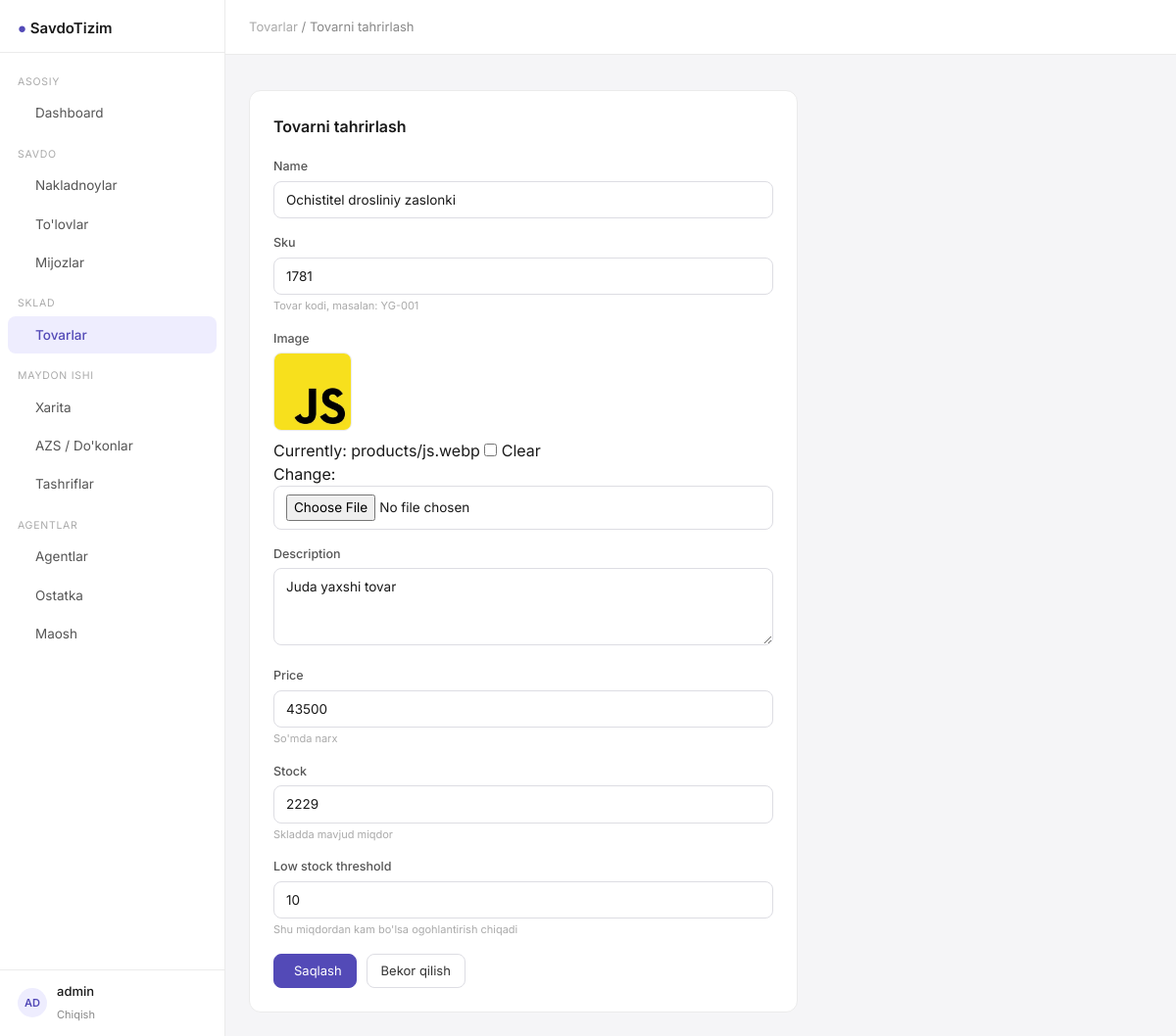
The app's page /products/1/edit/ (signed in) with its own data.
### apps/models.py (models this page shows, shortened)
class User(AbstractUser):
    pass

class Product(Model):
    name = CharField(max_length=255)
    sku = CharField(max_length=50, unique=True, help_text="Tovar kodi, masalan: YG-001")
    image = ImageField(upload_to='products/', null=True, blank=True)
    description = TextField(blank=True)
    price = IntegerField(default=0, help_text="So'mda narx")
    stock = PositiveIntegerField(default=0, help_text="Skladda mavjud miqdor")
    low_stock_threshold = PositiveIntegerField(
        default=10,
        help_text="Shu miqdordan kam bo'lsa ogohlantirish chiqadi"
    )
    is_active = BooleanField(default=True)
    date_created = DateTimeField(auto_now_add=True)
    class Meta:
        verbose_name = "Tovar"
        verbose_name_plural = "Tovarlar"

### apps/views.py (the view)
# urls.py: path('products/<int:pk>/edit/', views.product_update, name='product_update'),
@login_required
def product_update(request, pk):
    product = get_object_or_404(Product, pk=pk)
    if request.method == 'POST':
        form = ProductForm(request.POST, request.FILES, instance=product)
        if form.is_valid():
            form.save()
            messages.success(request, "Tovar yangilandi.")
            return redirect('product_detail', pk=pk)
    else:
        form = ProductForm(instance=product)
    return render(request, 'products/form.html', {'form': form, 'title': "Tovarni tahrirlash"})

### apps/forms.py
class ProductForm(forms.ModelForm):
    class Meta:
        model = Product
        fields = ['name', 'sku', 'image', 'description', 'price', 'stock', 'low_stock_threshold']
        widgets = {
            'description': forms.Textarea(attrs=TEXTAREA),
        }
    def __init__(self, *args, **kwargs):
        super().__init__(*args, **kwargs)
        for name, f in self.fields.items():
            if name == 'image':
                f.widget.attrs.update(FILE)
            elif not isinstance(f.widget, forms.Textarea):
                f.widget.attrs.update(ATTRS)

### templates/products/form.html (shortened to what this page needs)
{% extends "base.html" %}
{% block breadcrumb %}<a href="{% url 'product_list' %}" style="color:#aaa;text-decoration:none;">Tovarlar</a> / {{ title }}{% endblock %}
{% block content %}
<div style="max-width:560px;">
  <div class="card" style="padding:24px;">
    <h2 style="font-size:16px; font-weight:600; margin-bottom:20px;">{{ title }}</h2>
    <form method="post" enctype="multipart/form-data">
      {% for field in form %}
      <div class="form-group">
        <label class="form-label">{{ field.label }}</label>
        {% if field.name == 'image' and field.value %}
        <div style="margin-bottom:8px;">
          <img src="{{ field.value.url }}" style="width:80px; height:80px; object-fit:cover; border-radius:8px; border:1px solid #EBEBEB;">
        </div>
        {% endif %}
        {{ field }}
        {% if field.help_text %}<div style="font-size:11px; color:#aaa; margin-top:3px;">{{ field.help_text }}</div>{% endif %}
      </div>
      {% endfor %}
      <div style="display:flex; gap:10px; margin-top:8px;">
        <button type="submit" class="btn btn-primary"> Saqlash</button>
        <a href="{% url 'product_list' %}" class="btn">Bekor qilish</a>
      </div>
    </form>
  </div>
</div>
{% endblock %}

### templates/base.html (shortened to what this page needs)
<!DOCTYPE html>
<html lang="uz">
<head>
    <script src="https://cdn.tailwindcss.com"></script>
    <link rel="stylesheet" href="https://cdn.jsdelivr.net/npm/@tabler/icons-webfont@latest/tabler-icons.min.css"/>
</head>
<body>
<aside class="sidebar">
    <div style="padding:16px 18px 12px; border-bottom:1px solid #EBEBEB;">
    <span style="font-size:15px; font-weight:600;">
      <span style="color:#534AB7;">●</span> SavdoTizim
    </span>
    </div>
    <nav style="flex:1; padding:8px 0; overflow-y:auto;">
        <div class="nav-section">Asosiy</div>
        <a href="{% url 'dashboard' %}"
           class="nav-link {% if request.resolver_match.url_name == 'dashboard' %}active{% endif %}">
             Dashboard
        </a>
        <div class="nav-section">Savdo</div>
        <a href="{% url 'order_list' %}"
           class="nav-link {% if 'order' in request.resolver_match.url_name %}active{% endif %}">
             Nakladnoylar
        </a>
        <a href="{% url 'payment_list' %}"
           class="nav-link {% if 'payment' in request.resolver_match.url_name %}active{% endif %}">
             To'lovlar
        </a>
        <a href="{% url 'cliente_list' %}"
           class="nav-link {% if 'cliente' in request.resolver_match.url_name %}active{% endif %}">
             Mijozlar
        </a>
        <div class="nav-section">Sklad</div>
        <a href="{% url 'product_list' %}"
           class="nav-link {% if 'product' in request.resolver_match.url_name %}active{% endif %}">
             Tovarlar
        </a>
        <div class="nav-section">Maydon ishi</div>
        <a href="{% url 'point_map' %}"
           class="nav-link {% if request.resolver_match.url_name == 'point_map' %}active{% endif %}">
             Xarita
        </a>
        <a href="{% url 'point_list' %}"
           class="nav-link {% if request.resolver_match.url_name in 'point_list,point_create,point_update' %}active{% endif %}">
             AZS / Do'konlar
        </a>
        <a href="{% url 'visit_list' %}"
           class="nav-link {% if 'visit' in request.resolver_match.url_name %}active{% endif %}">
             Tashriflar
        </a>
        <div class="nav-section">Agentlar</div>
        <a href="{% url 'agent_list' %}"
           class="nav-link {% if request.resolver_match.url_name in 'agent_list,agent_detail' %}active{% endif %}">
             Agentlar
        </a>
        <a href="{% url 'agent_balance_list' %}"
           class="nav-link {% if 'balance' in request.resolver_match.url_name %}active{% endif %}">
             Ostatka
        </a>
        <a href="{% url 'salary_list' %}"
           class="nav-link {% if 'salary' in request.resolver_match.url_name %}active{% endif %}">
             Maosh
        </a>
    </nav>
    <div style="padding:12px 18px; border-top:1px solid #EBEBEB;">
        {% if user.is_authenticated %}
            <div style="display:flex; align-items:center; gap:10px;">
                <div class="avatar">{{ user.username|slice:":2"|upper }}</div>
                <div>
                    <div style="font-size:13px; font-weight:500;">{{ user.get_full_name|default:user.username }}</div>
                    <a href="{% url 'logout' %}" style="font-size:11px; color:#888; text-decoration:none;">Chiqish</a>
                </div>
            </div>
        {% endif %}
    </div>
</aside>
<div class="main-content">
    <header class="topbar" style="display:flex; align-items:center; justify-content:space-between; padding:0 24px;">
        <nav style="font-size:13px; color:#888;">
            {% block breadcrumb %}{% endblock %}
        </nav>
    </header>
    <main style="padding:24px; flex:1;">
        {% block content %}{% endblock %}
    </main>
</div>
</body>
</html>

### templates/base.html (style rules this page uses)
* { box-sizing: border-box; }
body { font-family: 'Inter', sans-serif; background: #F5F5F7; color: #1a1a1a; }
.sidebar { width: 230px; min-height: 100vh; background: #fff; border-right: 1px solid #EBEBEB; position: fixed; top: 0; left: 0; bottom: 0; z-index: 40; display: flex; flex-direction: column; }
.main-content { margin-left: 230px; min-height: 100vh; display: flex; flex-direction: column; }
.topbar { height: 56px; background: #fff; border-bottom: 1px solid #EBEBEB; position: sticky; top: 0; z-index: 30; }
.nav-link { display: flex; align-items: center; gap: 10px; padding: 9px 18px; font-size: 13.5px; color: #555; border-radius: 8px; margin: 1px 8px; transition: background .12s, color .12s; text-decoration: none; }
.nav-link.active { background: #EEEDFE; color: #534AB7; font-weight: 500; }
.nav-section { font-size: 10.5px; color: #aaa; padding: 14px 18px 4px; text-transform: uppercase; letter-spacing: .07em; }
.card { background: #fff; border: 1px solid #EBEBEB; border-radius: 12px; }
.btn { display: inline-flex; align-items: center; gap: 6px; padding: 7px 14px; font-size: 13px; border-radius: 8px; border: 1px solid #DDDDE3; background: #fff; cursor: pointer; color: #333; text-decoration: none; transition: background .12s; }
.btn-primary { background: #534AB7; color: #fff; border-color: #534AB7; }
.form-control { width: 100%; padding: 8px 12px; font-size: 13.5px; border: 1px solid #DDDDE3; border-radius: 8px; background: #fff; color: #1a1a1a; outline: none; transition: border .12s; }
.form-label { font-size: 12.5px; font-weight: 500; color: #555; margin-bottom: 5px; display: block; }
.form-group { margin-bottom: 16px; }
.avatar { width: 30px; height: 30px; border-radius: 50%; background: #EEEDFE; color: #534AB7; font-size: 11px; font-weight: 600; display: inline-flex; align-items: center; justify-content: center; flex-shrink: 0; }

### records on screen
User: username "AD", get_full_name "admin"
Product: form "Ochistitel drosliniy zaslonki" "1781" "Juda yaxshi tovar" "43500" "2229" "10"

### other values on screen
{{ title }} "Tovarni tahrirlash"
{{ field.label }} "Name" "Sku" "Image" "Description" "Price" "Stock" "Low stock threshold"
{{ field.help_text }} "Tovar kodi, masalan: YG-001" "So'mda narx" "Skladda mavjud miqdor" "Shu miqdordan kam bo'lsa ogohlantirish chiqadi"
